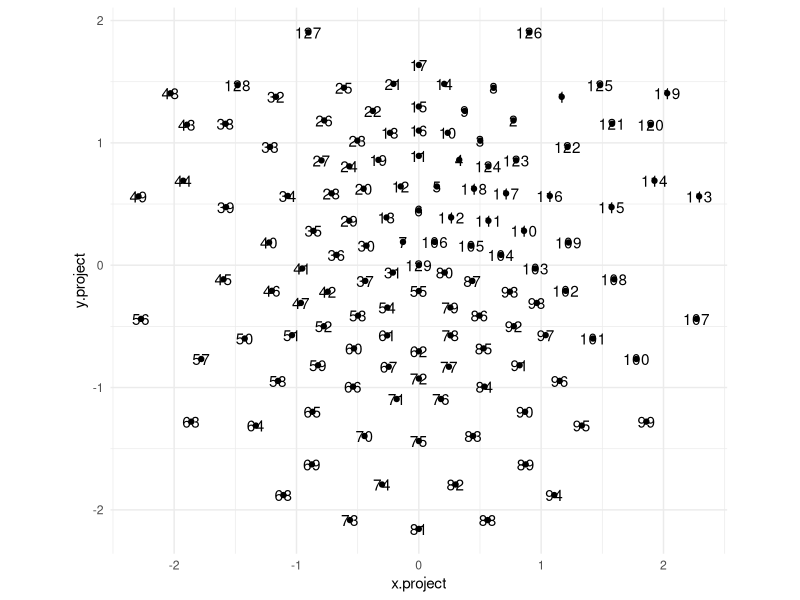

Recreate this plot in R.
library(readr)
library(dplyr)
library(mapproj)
library(ggplot2)

sensor.locations <- read_csv('sensorreference.csv')

sensor.locations <- sensor.locations %>%
  mutate(
    length = sqrt(x^2 + y^2 + z^2),
    x.unit = x / length,
    y.unit = y / length,
    z.unit = z / length,
    lat = asin(z.unit) * 90 / (pi / 2),
    long = atan2(x.unit, y.unit) * 90 / (pi / 2)
  )

z <- mapproject(sensor.locations$long, sensor.locations$lat, projection = "azequidistant", orientation=c(90,0,0))

sensor.locations$x.project <- z$x
sensor.locations$y.project <- -z$y

ggplot(sensor.locations, aes(x=x.project, y=y.project, label=electrode))+
  geom_point()+
  geom_text()+
  #geom_text(aes(x=x.unit, y=y.unit), color="red") +
  theme_minimal()+
  coord_equal()
  
  
